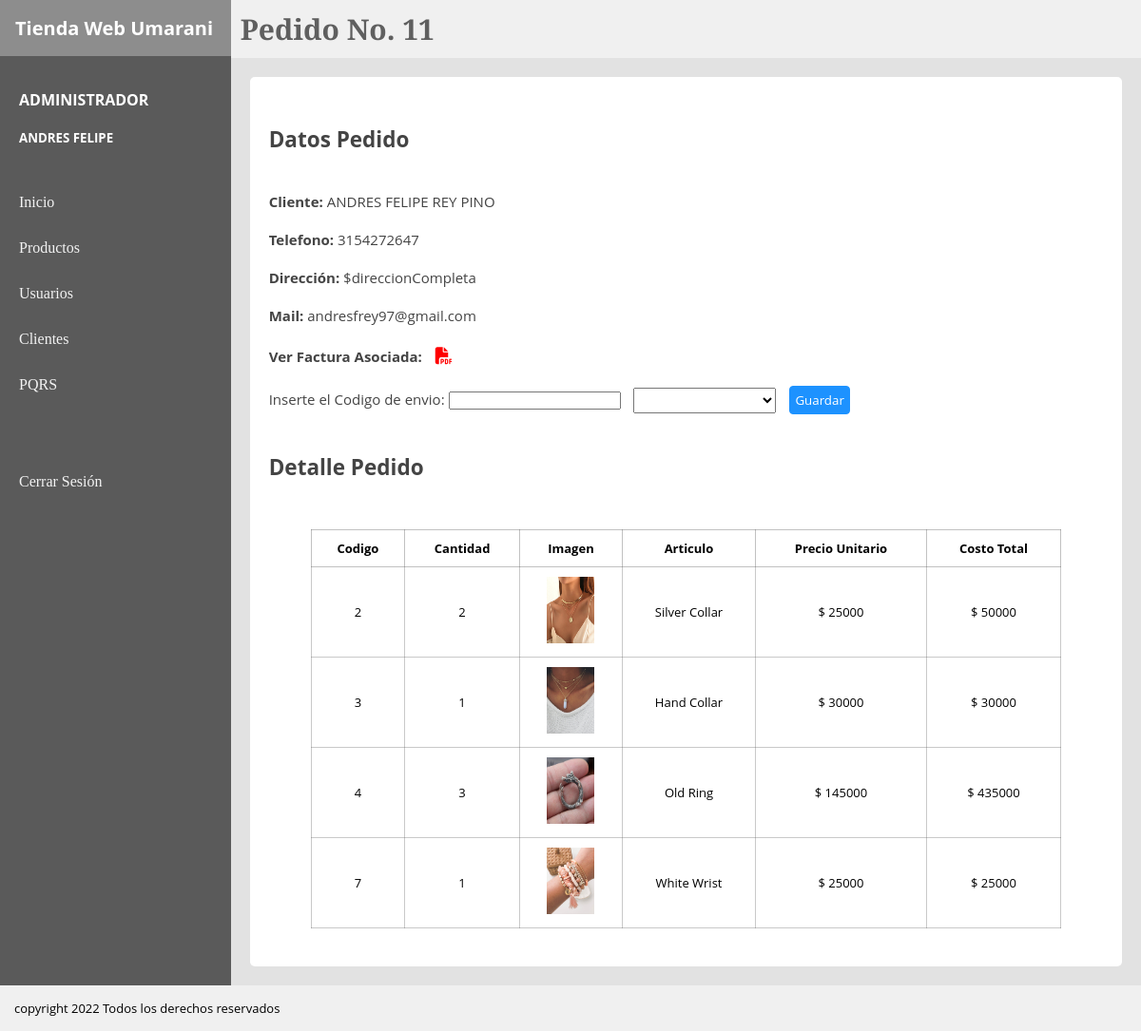
The app's page /Controller/mostrarDetallePedido.php?ped=11 (signed in) with its own data.
### tables this page shows
CREATE TABLE `factura` (
  `facturaId` int(11) NOT NULL AUTO_INCREMENT,
  `facturaFecha` date NOT NULL,
  `facturaCostoTotal` int(11) NOT NULL,
  `facturaClienteDoc` varchar(50) NOT NULL,
  `factura_tipoPagoId` int(11) NOT NULL,
  `facturaClienteId` int(11) NOT NULL,
  `facturaClienteDireccion` varchar(250) NOT NULL,
  `facturaImpuestoId` int(11) NOT NULL,
  PRIMARY KEY (`facturaId`),
  KEY `fk_facturaClienteDoc` (`facturaClienteId`),
  KEY `fk_factura_tipoPagoId` (`factura_tipoPagoId`),
  KEY `impuestoId` (`facturaImpuestoId`),
  CONSTRAINT `fk_facturaClienteDoc` FOREIGN KEY (`facturaClienteId`) REFERENCES `cliente` (`clienteId`),
  CONSTRAINT `fk_factura_tipoPagoId` FOREIGN KEY (`factura_tipoPagoId`) REFERENCES `tipopago` (`tipoPagoId`)
);

CREATE TABLE `cliente` (
  `clienteId` int(11) NOT NULL AUTO_INCREMENT,
  `clienteNombre` varchar(50) NOT NULL,
  `clienteApellido` varchar(50) NOT NULL,
  `clienteTelefono` varchar(10) NOT NULL,
  `clienteEmail` varchar(150) NOT NULL,
  `clienteContraseña` varchar(10) NOT NULL,
  PRIMARY KEY (`clienteId`)
);

CREATE TABLE `productoporpedido` (
  `prodPed_artId` int(11) NOT NULL,
  `prodPed_pedidoId` int(11) NOT NULL,
  `prodPedCant` int(11) NOT NULL,
  `prodPedValorArt` int(11) NOT NULL,
  KEY `fk_prodPed_artId` (`prodPed_artId`),
  KEY `fk_prodPed_pedidoId` (`prodPed_pedidoId`),
  CONSTRAINT `fk_prodPed_artId` FOREIGN KEY (`prodPed_artId`) REFERENCES `articulo` (`artId`),
  CONSTRAINT `fk_prodPed_pedidoId` FOREIGN KEY (`prodPed_pedidoId`) REFERENCES `pedido` (`pedidoId`)
);

CREATE TABLE `articulo` (
  `artId` int(11) NOT NULL AUTO_INCREMENT,
  `artNombre` varchar(150) NOT NULL,
  `artPrecio` int(11) NOT NULL,
  `artCantidad` int(11) NOT NULL,
  `artVista` varchar(250) NOT NULL,
  `artEstado` varchar(15) NOT NULL,
  `artCategoriaId` int(11) NOT NULL,
  PRIMARY KEY (`artId`),
  KEY `fk_artCategoriaId` (`artCategoriaId`),
  CONSTRAINT `fk_artCategoriaId` FOREIGN KEY (`artCategoriaId`) REFERENCES `categoria` (`categoriaId`)
);

### View/detallePedido.php (the view, shortened to what this page needs)
<?php
    require_once('../Controller/mostrarDetallePedido.php');
?>
<!DOCTYPE html>
<html lang="en">
<head>
</head>
<body>
<link rel="stylesheet" href="../CSS/productosEstilos.css">
    <div class="padre">
        <div class="board">
            <div class="titulo">
                <h1>Tienda Web Umarani</h1>
            </div>
            <div class="usuario">
                <h4><?php echo "$_SESSION[rol] "; ?></h4>
                <h5><?php echo "$_SESSION[nombre] $_SESSION[apellido] "; ?></h5>
            </div>
            <nav class="secciones">
                <a href="#">Inicio</a>
                <a href="../View/Productos.php">Productos</a>
                <a href="../View/Usuarios.php">Usuarios</a>
                <a href="../View/adminClientes.php">Clientes</a>
                <a href="../View/PQRS.php">PQRS</a> <br><br><br>
                <a href="../Controller/cerrarSesion.php">Cerrar Sesión</a>
            </nav>
        </div>
        <div class="content">
        <header class="header">
            <h1>Pedido No. <?php echo "$id" ?></h1>
        </header>
        <section class="section">
            <div class="container">
                <div class="filtros" >
                        <h1>Datos Pedido</h1><br><br>
                        <p><b>Cliente: </b>  <?php echo "$nombre $apellido" ?></p><br>
                        <p><b>Telefono: </b>   <?php echo "$telefono" ?>   </p><br>
                        <p><b>Dirección: </b>  <?php echo "$direccion" ?> </p><br>
                        <p><b>Mail: </b>  andresfrey97@gmail.com </p><br>
                        <p> <b> Ver Factura Asociada: </b><a class="cancel" href="../Controller/ImprimirFactura.php?factId=<?php echo "$id" ?>"> <i class="fas fa-file-pdf"></i></a><br> </p><br>
                        <form action="../Controller/ordenDespacho.php" method="post">
                        <label for="">Inserte el Codigo de envio: </label>
                        <input type="text">
                        <select name="" id="">
                            <option value=""></option>
                        </select>
                        <input class="searchButton" type="submit" value="Guardar">
                        </form><br><br>
                        <h1>Detalle Pedido</h1><br>
                </div>
                <table>
                    <tr>
                        <th>Codigo</th>
                        <th>Cantidad</th>
                        <th>Imagen</th>
                        <th>Articulo</th>
                        <th>Precio Unitario</th>
                        <th>Costo Total</th>
                    </tr>
                     <?php
                        while($detPed = mysqli_fetch_array($detallePedido)){
                     ?>
                    <tr class="información" >
                        <td> <?php echo $detPed['artId']   ?></td>
                        <td> <?php echo $detPed['prodPedCant']   ?> </td>
                        <td> <img src="<?php echo $detPed['artVista']   ?>" alt=""> </td>
                        <td> <?php echo $detPed['artNombre']   ?></td>
                        <td> <?php echo "$ " . $detPed['artPrecio']   ?></td>
                        <td> <?php echo "$ " . $detPed['artPrecio'] * $detPed['prodPedCant']  ?></td>
                        <?php
                        }
                     ?>
                </table>
            </div>
        </section>
        </div>
    </div>
    <footer class="footer">
        <p>copyright 2022 Todos los derechos reservados</p>
    </footer>
</body>
</html>

### CSS/productosEstilos.css (style rules this page uses)
* { padding: 0px; margin: 0px; }
.padre { display: flex; }
.board { background: #5a5a5a; flex: 1 1 auto; height: auto; }
.titulo { background: #8d8d8d; padding: 10px; }
.titulo h1 { font-family: 'Open Sans', sans-serif; font-size: 20px; padding: 6px; color:rgb(255, 255, 255); }
.usuario { padding: 10px; margin-top: 15px; }
.usuario h4 { color: rgb(255, 255, 255); font-family: 'Open Sans', sans-serif; padding: 10px; }
.usuario h5 { color: rgb(255, 255, 255); font-family: 'Open Sans', sans-serif; padding: 10px; }
.secciones { padding: 10px; }
.secciones a { display: block; padding: 10px; color: rgb(243, 243, 243); text-decoration: none; margin-top: 10px; font-family: 'Bitter', serif; transition: 0.3s ease-in-out; }
.content { flex: 100 1 auto; }
.header { background: #f0f0f0; }
.header h1 { font-family: 'Bitter', serif; font-size: 30px; padding: 10px; color: rgb(95, 95, 95); }
.section { background: #e2e2e2; padding: 20px; min-height: 720px; }
.container { padding: 20px; border-radius: 5px; background: #ffffff; }
table { margin-left: auto; margin-right: auto; border: 1px solid rgba(95, 95, 95, 0.384); border-collapse: collapse; width: 90%; font-family: 'Open Sans', sans-serif; font-size: 13px; }
th { border: 1px solid rgba(95, 95, 95, 0.384); text-align: center; padding: 10px; }
td { border: 0.5px solid rgba(95, 95, 95, 0.336); padding: 10px; text-align: center; }
td img { width: 50px; height: 70px; }
.cancel { color: rgb(255, 0, 0); font-size: 18px; padding: 10px; }
select { width: 50px; margin: 0px 10px; padding: 4px; }
.filtros { margin: 30px 0px; font-family: 'Open Sans', sans-serif; font-size: 15px; color: #444444; }
.filtros select { width: 150px; overflow: hidden; }
.searchButton { padding: 5px; font-family: 'Open Sans', sans-serif; background: #1d92ff; color: #fff; border: 0.5px solid #1d92ff; border-radius: 4px; cursor: pointer; }
.footer { background: #f0f0f0; padding: 15px; font-family: 'Open Sans', sans-serif; font-size: 13px; }

### records on screen
factura: facturaClienteId.clienteNombre "ANDRES FELIPE", facturaClienteId.clienteApellido "REY PINO", facturaClienteId.clienteTelefono "3154272647", facturaClienteDireccion "$direccionCompleta"
productoporpedido: prodPed_artId.artId "2", prodPedCant "2", prodPed_artId.artVista (picture), prodPed_artId.artNombre "Silver Collar", prodPed_artId.artPrecio "25000", $detPed['artPrecio'] * $detPed['prodPedCant'] "50000"
productoporpedido: prodPed_artId.artId "3", prodPedCant "1", prodPed_artId.artVista (picture), prodPed_artId.artNombre "Hand Collar", prodPed_artId.artPrecio "30000", $detPed['artPrecio']*$detPed['prodPedCant'] "30000"
productoporpedido: prodPed_artId.artId "4", prodPedCant "3", prodPed_artId.artVista (picture), prodPed_artId.artNombre "Old Ring", prodPed_artId.artPrecio "145000", $detPed['artPrecio'] * $detPed['prodPedCant'] "435000"
productoporpedido: prodPed_artId.artId "7", prodPedCant "1", prodPed_artId.artVista (picture), prodPed_artId.artNombre "White Wrist", prodPed_artId.artPrecio "25000", $detPed['artPrecio']*$detPed['prodPedCant'] "25000"

### other values on screen
$_SESSION[rol] "ADMINISTRADOR"
$_SESSION[nombre] "ANDRES"
$_SESSION[apellido] "FELIPE"
$id "11"
